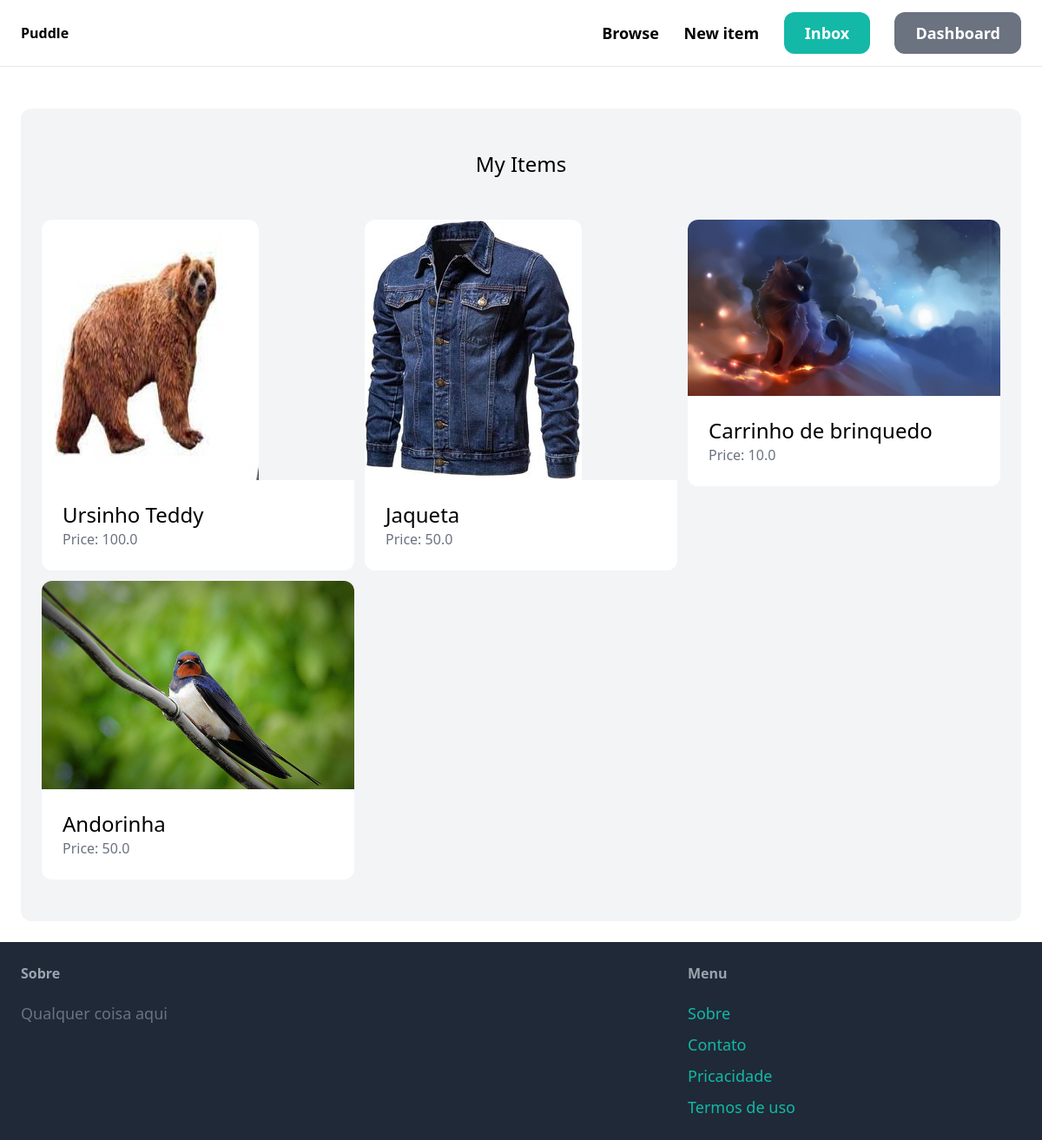
Page /dashboard (signed in) on the earlier database version.
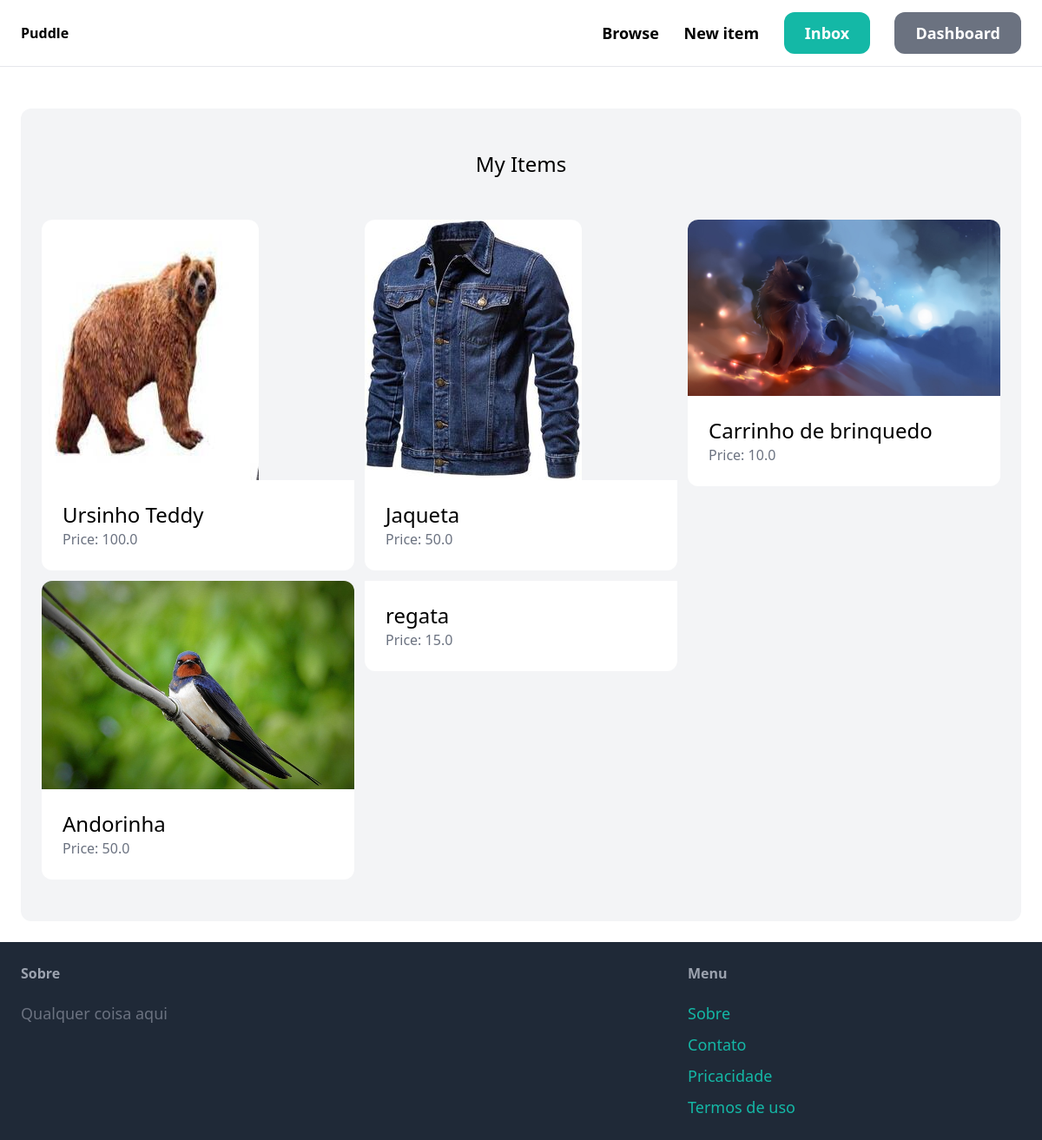
Same page on the later database version.
### item/models.py (models this page shows, shortened)
class Item(models.Model):
    category = models.ForeignKey(Category,related_name='items', on_delete=models.CASCADE)
    name = models.CharField(max_length=255)
    description = models.TextField(blank=True, null=True)
    price = models.FloatField(validators=[MinValueValidator(0.0)])
    image = models.ImageField(upload_to='item_images',blank=True,null=True)
    is_sold = models.BooleanField(default=False)
    created_at = models.DateTimeField(auto_now_add=True)
    created_by = models.ForeignKey(User,related_name ='items', on_delete = models.CASCADE)

### dashboard/views.py (the view)
# urls.py: path("",views.index,name="index"),
@login_required
def index(request):
    items = Item.objects.filter(created_by=request.user)
    return render(request,'dashboard/index.html',{
        'items':items,
    })

### dashboard/templates/dashboard/index.html (shortened to what this page needs)
{% extends 'core/base.html'%}
{% block content %}
    <div class="mt-6 px-6 py-12 bg-gray-100 rounded-xl">
        <h2 class="mb-12 text-2xl text-center"> My Items</h2>
        <div class="grid grid-cols-3 gap-3">
            {% for item in items %}
                <div>
                    <a href="{% url "item:detail" item.id %}">
                        <div>
                            {% if item.image %}
                                <img src="{{item.image.url}}" class="rounded-t-xl">
                            {% endif %}
                        </div>
                        <div class="p-6 bg-white rounded-b-xl">
                            <h2 class="text-2xl">{{item.name}}</h2>
                            <p class="text-gray-500">Price: {{item.price}}</p>
                        </div>
                    </a>
                </div>
            {% endfor %}
        </div>
    </div>
{% endblock %}

Differences in the rows shown:
added Item: name "regata", price "15.0"
